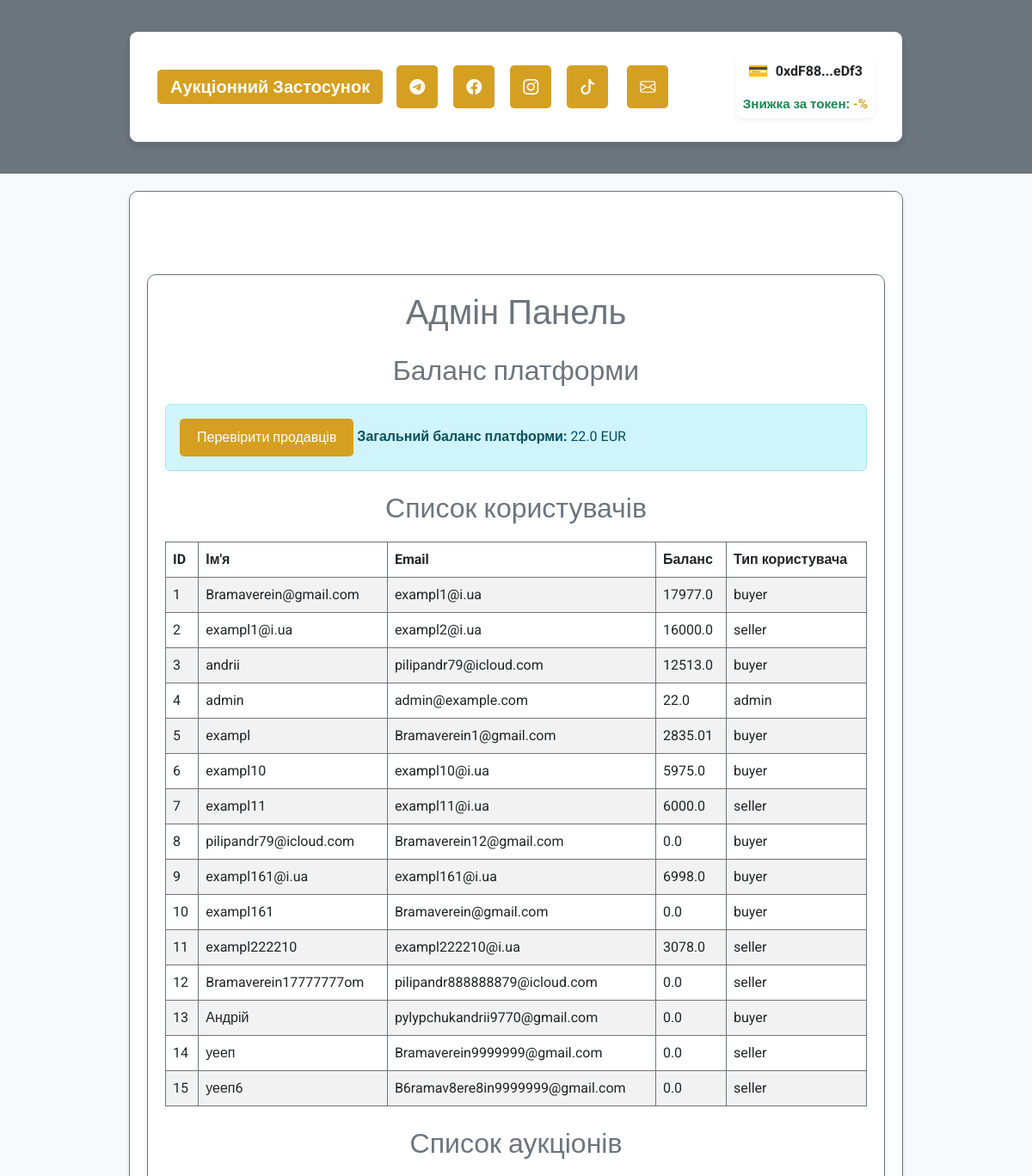
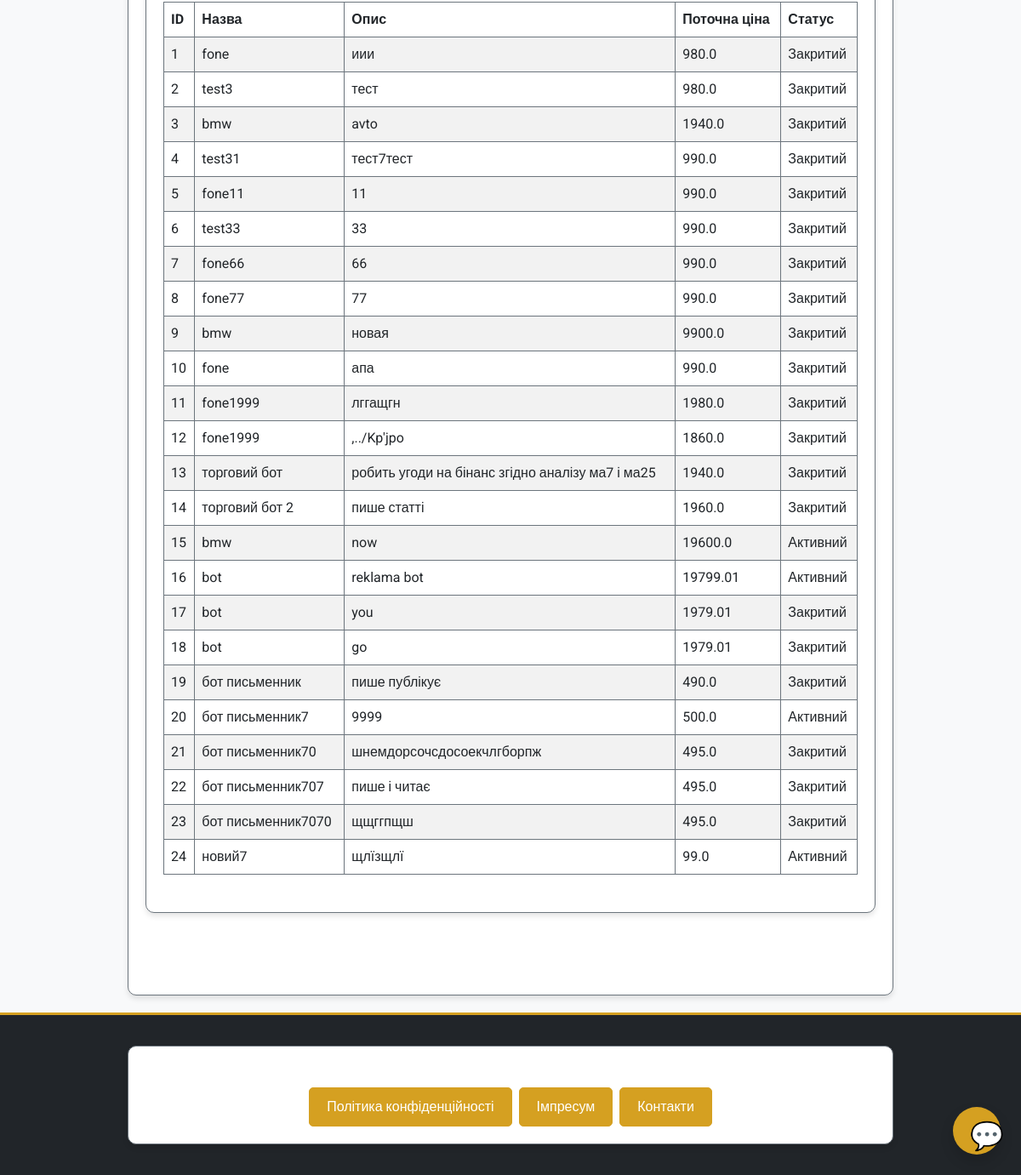
Page /admin/dashboard (signed in) on the earlier database version (2 pictures, top to bottom).
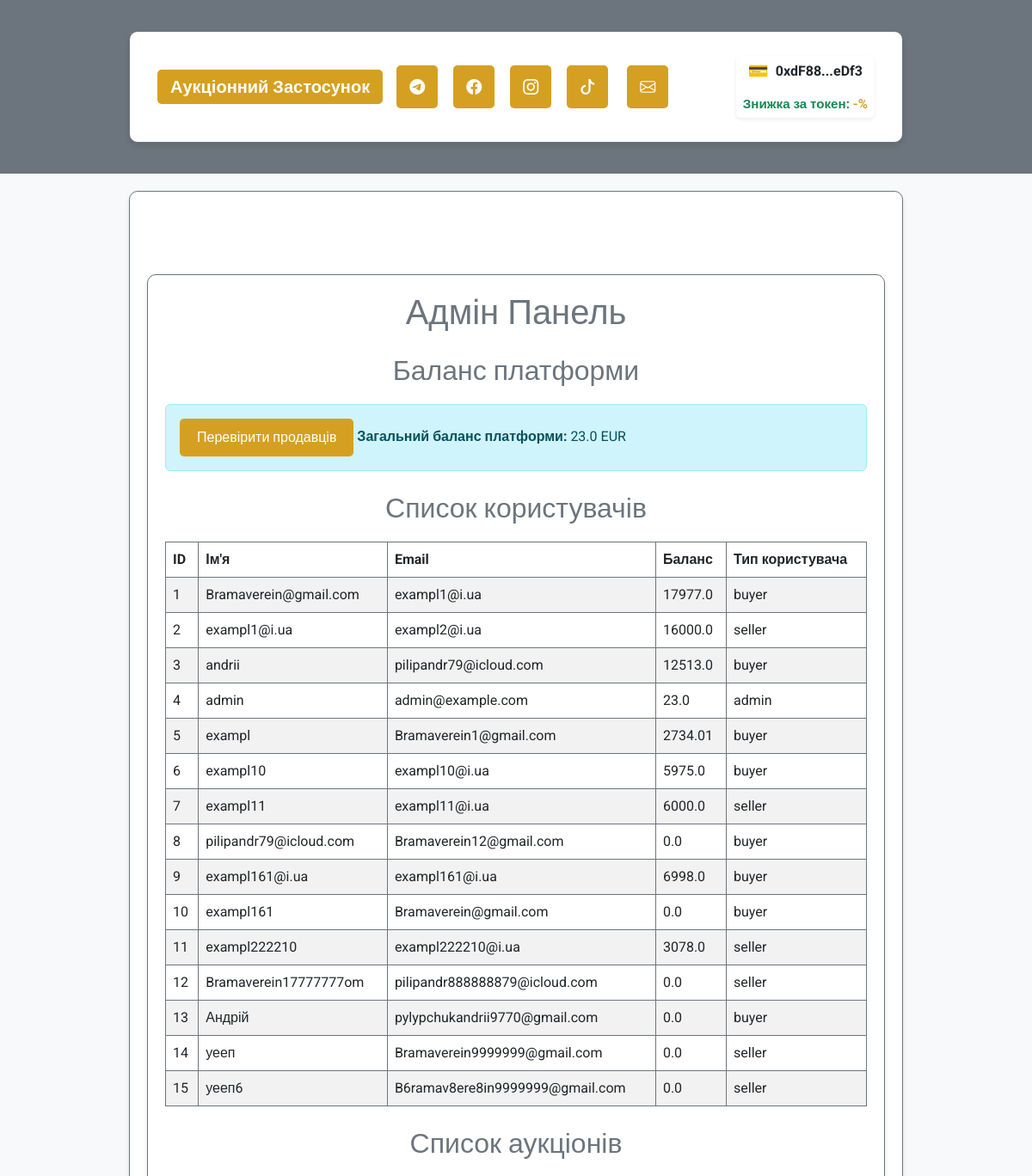
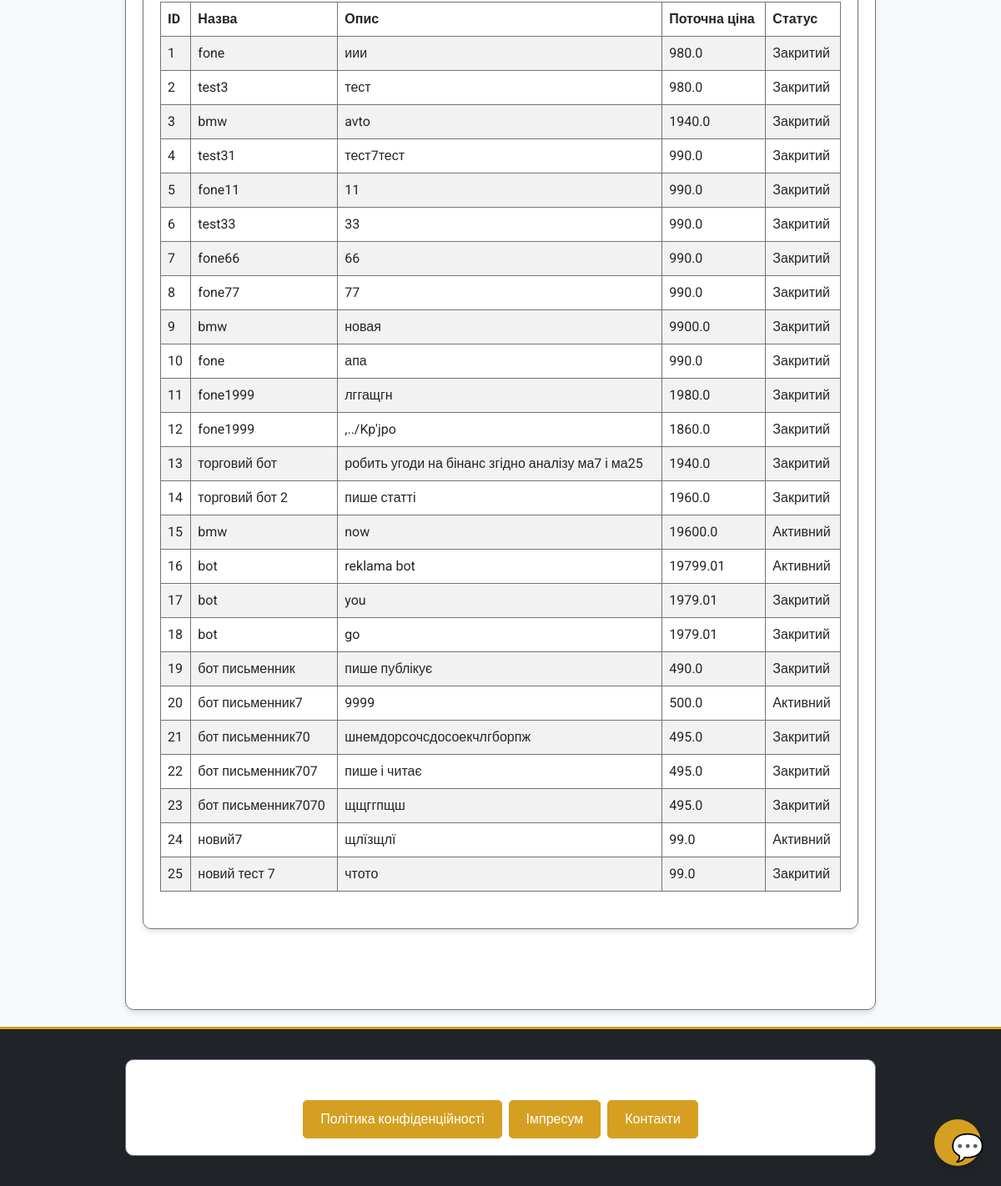
Same page on the later database version (2 pictures, top to bottom).
### app/models/user.py (models this page shows, shortened)
class User(UserMixin, db.Model):
    __tablename__ = 'users'
    id = db.Column(db.Integer, primary_key=True)
    username = db.Column(db.String(80), nullable=False, unique=True)
    email = db.Column(db.String(120), nullable=False, unique=True)
    password_hash = db.Column(db.String(128), nullable=False)
    balance = db.Column(db.Float, default=0.0)
    platform_balance = db.Column(db.Float, default=0.0)  # Баланс платформи
    user_type = db.Column(db.String(10), nullable=False)  # "buyer", "seller", "admin"
    is_admin = db.Column(db.Boolean, default=False)  # Поле для адміністратора
    wallet_address = db.Column(db.String(42), nullable=True)  # Адреса криптогаманця
    verification_document = db.Column(db.String(255))
    is_verified = db.Column(Boolean, default=False)
    company_name = db.Column(db.String(255))
    tax_id = db.Column(db.String(64))
    auctions_created = db.relationship('Auction', foreign_keys='Auction.seller_id', backref='seller', lazy=True)
    auctions_won = db.relationship('Auction', foreign_keys='Auction.winner_id', backref='winner', lazy=True)
    auction_participations = db.relationship('AuctionParticipant', back_populates='user', lazy=True)

### app/models/auction.py (models this page shows, shortened)
class Auction(db.Model):
    __tablename__ = 'auctions'
    id = db.Column(db.Integer, primary_key=True)
    title = db.Column(db.String(255), nullable=False)
    description = db.Column(db.Text, nullable=False)
    starting_price = db.Column(db.Float, nullable=False)
    current_price = db.Column(db.Float, nullable=False)
    seller_id = db.Column(db.Integer, db.ForeignKey('users.id'), nullable=False)
    total_participants = db.Column(db.Integer, default=0, nullable=False)
    is_active = db.Column(db.Boolean, default=True, nullable=False)
    winner_id = db.Column(db.Integer, db.ForeignKey('users.id'), nullable=True)
    total_earnings = db.Column(db.Float, default=0.0, nullable=False)
    created_at = db.Column(db.DateTime, default=db.func.now(), nullable=False)
    updated_at = db.Column(db.DateTime, default=db.func.now(), onupdate=db.func.now(), nullable=False)
    photos = db.Column(JSON, default=list)  # Поле для зберігання шляхів до фото у форматі JSON
    is_confirmed = db.Column(db.Boolean, default=False, nullable=False)  # Чи підтверджено отримання товару
    main_photo_idx = db.Column(db.Integer, default=0)  # Індекс головного фото
    participants = relationship(
        'AuctionParticipant', back_populates='auction', cascade='all, delete-orphan', lazy='dynamic'
    )

### app/routes/admin_routes.py (the view)
@admin_bp.route('/dashboard', methods=['GET'])
@login_required
def admin_dashboard():
    if not current_user.is_admin:
        return "Доступ заборонено", 403
    users = User.query.all()
    auctions = Auction.query.all()
    admin_balance = current_user.balance  # Поточний баланс адміністратора
    return render_template('admin/dashboard.html',
                           users=users,
                           auctions=auctions,
                           admin_balance=admin_balance)

### app/templates/admin/dashboard.html (shortened to what this page needs)
{% extends "base.html" %}
{% block content %}
<div class="container my-5">
    <h1 class="text-center text-secondary">Адмін Панель</h1>
    <section class="my-4">
        <h2 class="text-secondary">Баланс платформи</h2>
        <div class="alert alert-info">
        <a href="{{ url_for('admin.verify_sellers') }}" class="btn btn-outline-info">Перевірити продавців</a>
            <strong>Загальний баланс платформи:</strong> {{ admin_balance }} EUR
        </div>
    </section>
    <section class="my-4">
        <h2 class="text-secondary">Список користувачів</h2>
        <table class="table table-striped">
            <thead>
                <tr>
                    <th>ID</th>
                    <th>Ім'я</th>
                    <th>Email</th>
                    <th>Баланс</th>
                    <th>Тип користувача</th>
                </tr>
            </thead>
            <tbody>
                {% for user in users %}
                <tr>
                    <td>{{ user.id }}</td>
                    <td>{{ user.username }}</td>
                    <td>{{ user.email }}</td>
                    <td>{{ user.balance }}</td>
                    <td>{{ user.user_type }}</td>
                </tr>
                {% endfor %}
            </tbody>
        </table>
    </section>
    <section class="my-4">
        <h2 class="text-secondary">Список аукціонів</h2>
        <table class="table table-striped">
            <thead>
                <tr>
                    <th>ID</th>
                    <th>Назва</th>
                    <th>Опис</th>
                    <th>Поточна ціна</th>
                    <th>Статус</th>
                </tr>
            </thead>
            <tbody>
                {% for auction in auctions %}
                <tr>
                    <td>{{ auction.id }}</td>
                    <td>{{ auction.title }}</td>
                    <td>{{ auction.description }}</td>
                    <td>{{ auction.current_price }}</td>
                    <td>{{ 'Активний' if auction.is_active else 'Закритий' }}</td>
                </tr>
                {% endfor %}
            </tbody>
        </table>
    </section>
</div>
{% endblock %}

### app/templates/base.html (shortened to what this page needs)
<!DOCTYPE html>
<html lang="uk">
<head>
    <link href="https://cdn.jsdelivr.net/npm/bootstrap@5.3.0/dist/css/bootstrap.min.css" rel="stylesheet">
    <link rel="stylesheet" href="https://cdn.jsdelivr.net/npm/bootstrap-icons@1.11.1/font/bootstrap-icons.css">
    <link rel="stylesheet" href="{{ url_for('static', filename='css/custom.css') }}">
</head>
<body class="bg-light text-dark" style="font-family: 'Roboto', sans-serif;">
    <header class="bg-secondary text-white py-3">
        <div class="container">
            <nav class="navbar navbar-expand-lg navbar-dark">
                <div class="container-fluid">
                    <a class="navbar-brand fw-bold" href="/">Аукціонний Застосунок</a>
                    <div class="d-flex align-items-center w-100 justify-content-between">
                        <div class="d-flex gap-2 align-items-center">
                            <a href="https://t.me/your_channel" class="text-white fs-5" title="Telegram" target="_blank">
                                <i class="bi bi-telegram" style="font-size:18px;"></i>
                            </a>
                            <a href="https://facebook.com/your_page" class="text-white fs-5" title="Facebook" target="_blank">
                                <i class="bi bi-facebook" style="font-size:18px;"></i>
                            </a>
                            <a href="https://instagram.com/your_page" class="text-white fs-5" title="Instagram" target="_blank">
                                <i class="bi bi-instagram" style="font-size:18px;"></i>
                            </a>
                            <a href="https://tiktok.com/@your_page" class="text-white fs-5" title="TikTok" target="_blank">
                                <i class="bi bi-tiktok" style="font-size:18px;"></i>
                            </a>
                            <a href="mailto:info@yourdomain.com" class="text-white fs-5 ms-1" title="Пошта">
                                <i class="bi bi-envelope" style="font-size:18px;"></i>
                            </a>
                        </div>
                        <div class="d-flex align-items-center ms-3">
                            {% if current_user.is_authenticated %}
                                {% if current_user.wallet_address %}
                                    <div class="wallet-widget d-flex align-items-center bg-white px-2 py-1 rounded shadow-sm" style="gap: 8px; flex-direction: column; align-items: flex-start;">
                                        <div class="d-flex align-items-center" style="gap: 8px;">
                                            <span style="font-size: 1.2em; color: #28a745;">&#128179;</span>
                                            <span id="wallet-address-short" class="fw-bold text-dark" style="cursor:pointer;" title="Скопіювати адресу">
                                                {{ current_user.wallet_address[:6] }}...{{ current_user.wallet_address[-4:] }}
                                            </span>
                                        </div>
                                        {% if user_discount is not none %}
                                            <div class="small text-success fw-bold mt-1" style="font-size: 0.95em;">
                                                Знижка за токен: <span style="color:#d5a021;">-{{ user_discount }}%</span>
                                            </div>
                                        {% endif %}
                                    </div>
                                {% else %}
                                    <button onclick="connectWallet()" class="btn btn-outline-warning btn-sm ms-2">Підключити гаманець &#128179;</button>
                                {% endif %}
                            {% endif %}
                        </div>
                    </div>
                </div>
            </nav>
        </div>
    </header>
    <main class="container py-5">
        {% block content %}{% endblock %}
    </main>
    <footer class="bg-dark text-white py-3 mt-auto">
        <div class="container text-center">
            <p class="mb-1">&copy; 2024 Аукціонний Застосунок. Всі права захищені.</p>
            <div class="mb-0 d-flex justify-content-center gap-2">
                <a href="{{ url_for('main.privacy') }}" class="btn btn-outline-warning btn-sm">Політика конфіденційності</a>
                <a href="{{ url_for('main.impressum') }}" class="btn btn-outline-warning btn-sm">Імпресум</a>
                <a href="{{ url_for('main.contacts') }}" class="btn btn-outline-warning btn-sm">Контакти</a>
            </div>
        </div>
    </footer>
    <div id="assistant-widget" style="position:fixed;bottom:24px;right:24px;z-index:9999;">
        <button id="assistant-open-btn" class="btn btn-primary rounded-circle shadow" style="width:56px;height:56px;font-size:2em;">
            <span aria-label="Чат-бот" title="Чат-бот">💬</span>
        </button>
    </div>
</body>
</html>

### app/static/css/custom.css (style rules this page uses)
:root { --main-bg: #fef6e4; --main-color: #d5a021; --secondary-color: #a47449; --neutral-gray: #6c757d; --text-color: #3d3d3d; }
body { font-family: 'Roboto', sans-serif; background-color: var(--main-bg); color: var(--text-color); margin: 0; padding: 0; }
h1, h2, h3 { color: var(--main-color); text-align: center; margin-bottom: 20px; }
.container { max-width: 900px; margin: 20px auto; padding: 20px; background-color: #fff; border: 1px solid var(--neutral-gray); border-radius: 10px; box-shadow: 0 4px 6px rgba(0, 0, 0, 0.1); }
button, .btn { background-color: var(--main-color); border: none; color: #fff; font-size: 16px; padding: 10px 20px; border-radius: 5px; cursor: pointer; transition: background-color 0.3s ease; }
.btn-outline-warning { color: #fff !important; background-color: var(--main-color) !important; border: 1.5px solid var(--main-color) !important; }
table { width: 100%; border-collapse: collapse; margin: 20px 0; }
table th, table td { padding: 10px; text-align: left; border: 1px solid var(--neutral-gray); }
table th { background-color: var(--main-color); color: #fff; }
a { color: var(--main-color); text-decoration: none; }
nav a { padding: 10px 15px; display: inline-block; border-radius: 5px; margin-right: 10px; background-color: var(--main-color); color: #fff; }
footer { text-align: center; padding: 20px; background-color: var(--neutral-gray); color: #fff; margin-top: 20px; border-top: 3px solid var(--main-color); }

Differences in the rows shown:
changed User "admin": balance "22.0" → "23.0"
changed User "exampl": balance "2835.01" → "2734.01"
added Auction: id "25", title "новий тест 7", description "чтото", current_price "99.0", is_active "Закритий"
